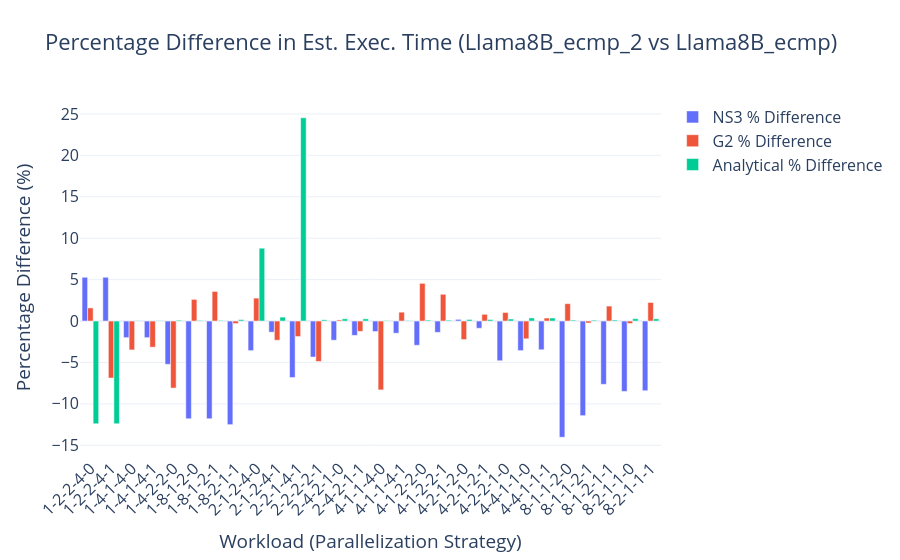

Notebook cell for this chart:
### Markdown cell above
### 8. Individual Simulator Comparison Across Workload Groups

This section focuses on comparing the performance of each simulator (`NS3`, `G2`, `Analytical`) between the `Llama8B_ecmp` and `Llama8B_ecmp_2` workload groups. We'll calculate the percentage difference in estimated execution time for each workload and then find the average difference. This helps to quantify the impact of the changes between the two experimental setups on each simulator.

### Code cell
if 'df_ecmp1' in locals() and df_ecmp1 is not None and 'df_ecmp2' in locals() and df_ecmp2 is not None:
    # Merge the two dataframes on workload to compare them
    df_compare = pd.merge(
        df_ecmp1,
        df_ecmp2,
        on='short_workload',
        suffixes=(f'_{WORKLOAD_GROUP_1}', f'_{WORKLOAD_GROUP_2}')
    )

    if not df_compare.empty:
        # Calculate the percentage difference for each simulator
        for sim in ['NS3', 'G2', 'Analytical']:
            col1 = f'{sim}_Est_Exec_Time_ns_{WORKLOAD_GROUP_1}'
            col2 = f'{sim}_Est_Exec_Time_ns_{WORKLOAD_GROUP_2}'
            df_compare[f'{sim} % Diff'] = ((df_compare[col2] - df_compare[col1]) / df_compare[col1]) * 100

        # --- Plot the percentage differences ---
        fig_diff = go.Figure()
        for sim in ['NS3', 'G2', 'Analytical']:
            fig_diff.add_trace(go.Bar(
                name=f'{sim} % Difference',
                x=df_compare['short_workload'],
                y=df_compare[f'{sim} % Diff']
            ))
        
        fig_diff.update_layout(
            title=f'Percentage Difference in Est. Exec. Time ({WORKLOAD_GROUP_2} vs {WORKLOAD_GROUP_1})',
            xaxis_title='Workload (Parallelization Strategy)',
            yaxis_title='Percentage Difference (%)',
            barmode='group',
            xaxis_tickangle=-45,
            template='plotly_white',
            font=dict(size=16)
        )
        fig_diff.show()

        # --- Calculate and print average differences ---
        print("--- Average Percentage Difference in Estimated Execution Time (filtered) ---")
        for sim in ['NS3', 'G2', 'Analytical']:
            diff_series = df_compare[f'{sim} % Diff']
            filtered_diff = diff_series[diff_series.between(-5, 5)]
            avg_diff = filtered_diff.mean()
            print(f"  - Average {sim} Difference: {avg_diff:.2f}%")
            
    else:
        print("No common workloads found between the two groups to compare.")
else:
    print("One or both DataFrames are missing, cannot perform individual comparison.")

### Figure 1 — Plotly figure (JSON) as saved in the notebook; plotly's stock layout.template omitted (floating-point values rounded to 4 significant figures)
{"data": [{"name": "NS3 % Difference", "type": "bar", "x": ["1-2-2-4-0", "1-2-2-4-1", "1-4-1-4-0", "1-4-1-4-1", "1-4-2-2-0", "1-8-1-2-0", "1-8-1-2-1", "1-8-2-1-1", "2-1-2-4-0", "2-1-2-4-1", "2-2-1-4-1", "2-2-2-2-1", "2-4-2-1-0", "2-4-2-1-1", "4-1-1-4-0", "4-1-1-4-1", "4-1-2-2-0", "4-1-2-2-1", "4-2-1-2-0", "4-2-1-2-1", "4-2-2-1-0", "4-4-1-1-0", "4-4-1-1-1", "8-1-1-2-0", "8-1-1-2-1", "8-1-2-1-1", "8-2-1-1-0", "8-2-1-1-1"], "y": [5.284, 5.284, -2.004, -2.004, -5.223, -11.8, -11.8, -12.51, -3.572, -1.342, -6.818, -4.347, -2.314, -1.73, -1.269, -1.469, -2.924, -1.366, 0.2023, -0.8717, -4.794, -3.573, -3.465, -14.03, -11.42, -7.637, -8.497, -8.411]}, {"name": "G2 % Difference", "type": "bar", "x": ["1-2-2-4-0", "1-2-2-4-1", "1-4-1-4-0", "1-4-1-4-1", "1-4-2-2-0", "1-8-1-2-0", "1-8-1-2-1", "1-8-2-1-1", "2-1-2-4-0", "2-1-2-4-1", "2-2-1-4-1", "2-2-2-2-1", "2-4-2-1-0", "2-4-2-1-1", "4-1-1-4-0", "4-1-1-4-1", "4-1-2-2-0", "4-1-2-2-1", "4-2-1-2-0", "4-2-1-2-1", "4-2-2-1-0", "4-4-1-1-0", "4-4-1-1-1", "8-1-1-2-0", "8-1-1-2-1", "8-1-2-1-1", "8-2-1-1-0", "8-2-1-1-1"], "y": [1.584, -6.875, -3.486, -3.154, -8.091, 2.613, 3.575, -0.3042, 2.766, -2.315, -1.871, -4.879, 0.1346, -1.246, -8.312, 1.072, 4.549, 3.229, -2.233, 0.8116, 1.036, -2.144, 0.363, 2.098, -0.242, 1.806, -0.302, 2.239]}, {"name": "Analytical % Difference", "type": "bar", "x": ["1-2-2-4-0", "1-2-2-4-1", "1-4-1-4-0", "1-4-1-4-1", "1-4-2-2-0", "1-8-1-2-0", "1-8-1-2-1", "1-8-2-1-1", "2-1-2-4-0", "2-1-2-4-1", "2-2-1-4-1", "2-2-2-2-1", "2-4-2-1-0", "2-4-2-1-1", "4-1-1-4-0", "4-1-1-4-1", "4-1-2-2-0", "4-1-2-2-1", "4-2-1-2-0", "4-2-1-2-1", "4-2-2-1-0", "4-4-1-1-0", "4-4-1-1-1", "8-1-1-2-0", "8-1-1-2-1", "8-1-2-1-1", "8-2-1-1-0", "8-2-1-1-1"], "y": [-12.4, -12.4, 0.04104, 0.04104, 0.09935, 0.07656, 0.07656, 0.1703, 8.791, 0.471, 24.54, 0.1474, 0.2696, 0.2644, 0.0637, 0.06489, 0.1156, 0.1059, 0.189, 0.1829, 0.2428, 0.3756, 0.3662, 0.1087, 0.1063, 0.1235, 0.282, 0.268]}], "layout": {"barmode": "group", "font": {"size": 16}, "title": {"text": "Percentage Difference in Est. Exec. Time (Llama8B_ecmp_2 vs Llama8B_ecmp)"}, "xaxis": {"tickangle": -45, "title": {"text": "Workload (Parallelization Strategy)"}}, "yaxis": {"title": {"text": "Percentage Difference (%)"}}}}
